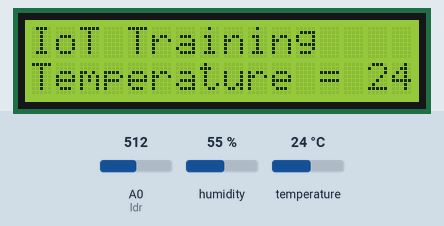
Bench run of a sketch on a simulated Arduino Uno, built with avr-gcc and run on an emulated ATmega328P. Shown: 16×2 character LCD. The inputs (shaded band) are chosen by the test bench; at power-on: A0 (ldr) = 512, humidity 55 %, temperature 24 °C.

Above: at 0.2 s.
At 10.2 s:
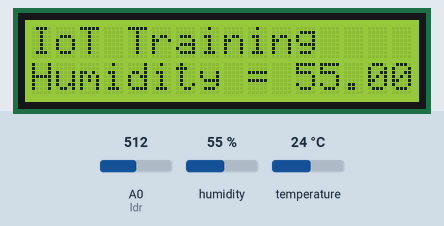
At 20.2 s:
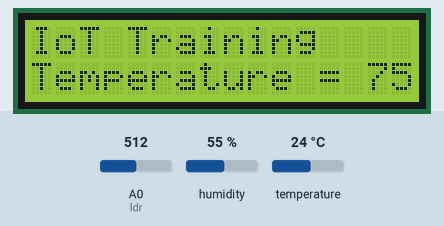
At 30.3 s:
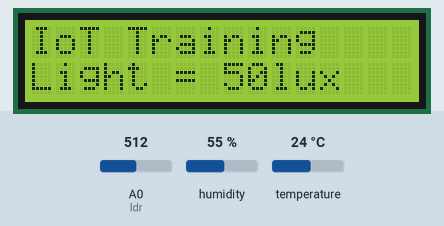

Measured:
- by itself, everything shown: repeats every 40.1 s, in 4 steps
- what the display in image 1 shows lasts 10.1 s, from 10.1 s to 20.2 s

The sketch:

esp8266_LCD_dht_ldr_10s.ino
```cpp
#include <Wire.h>

#include <LiquidCrystal_I2C.h>

#include <DHT.h>

#define DHTPIN 0
#define DHTTYPE DHT22
#define ldr A0

LiquidCrystal_I2C lcd(0x27, 16, 2);
float ADC_value = 0.0048828125;
DHT dht(DHTPIN, DHTTYPE);
int checksw1;
int i=0;

void setup() {
Serial.begin(9600);
dht.begin();
lcd.init();
lcd.backlight();
}

void loop() {

//ใช้DHT
float h = dht.readHumidity();
float t = dht.readTemperature();
float f = dht.readTemperature(true);
//ใช้LDR
float ldr_data = analogRead(ldr);
int lux = int((250.000000/(ADC_value*ldr_data))-50.000000);

lcd.clear();
lcd.setCursor(0, 0);
lcd.print("IoT Training");
lcd.setCursor(0, 1);
lcd.print("Temperature = ");
lcd.print(t);
lcd.println("°C");
delay(10000);

lcd.clear();
lcd.setCursor(0, 0);
lcd.print("IoT Training");
lcd.setCursor(0, 1);
lcd.print("Humidity = ");
lcd.print(h);
lcd.println("%H");
delay(10000);

lcd.clear();
lcd.setCursor(0, 0);
lcd.print("IoT Training");
lcd.setCursor(0, 1);
lcd.print("Temperature = ");
lcd.print(f);
lcd.println("°F");
delay(10000);

lcd.clear();
lcd.setCursor(0, 0);
lcd.print("IoT Training");
lcd.setCursor(0, 1);
lcd.print("Light = ");
lcd.print(lux);
lcd.println("lux");
delay(10000);
}
```
